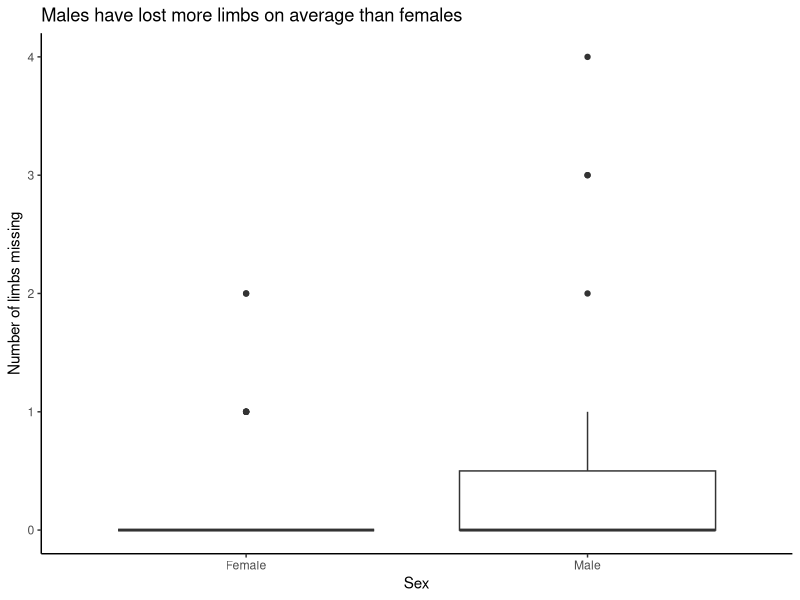

This chart was generated by the following R code:
## ---- chunk 1
# load packages
library(tidyverse)
## ---- chunk 2
raw_data <- read_csv("raw_data/data.csv")
## ---- chunk 3
ggplot(raw_data) +
  theme_classic() +
  geom_boxplot(aes(Sex, NumLimbsMissing)) +
  scale_x_discrete(labels = c("Female", "Male")) +
  labs(x = "Sex", y = "Number of limbs missing", title = "Males have lost more limbs on average than females")
